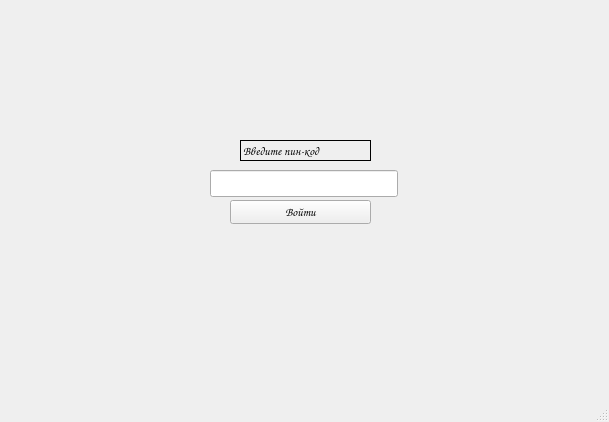
<?xml version="1.0" encoding="UTF-8"?>
<ui version="4.0">
 <class>MainWindow</class>
 <widget class="QMainWindow" name="MainWindow">
  <property name="geometry">
   <rect>
    <x>0</x>
    <y>0</y>
    <width>609</width>
    <height>422</height>
   </rect>
  </property>
  <property name="minimumSize">
   <size>
    <width>400</width>
    <height>300</height>
   </size>
  </property>
  <property name="font">
   <font>
    <family>Comic Sans MS</family>
   </font>
  </property>
  <property name="windowTitle">
   <string>MainWindow</string>
  </property>
  <property name="autoFillBackground">
   <bool>true</bool>
  </property>
  <widget class="QWidget" name="centralwidget">
   <widget class="QPushButton" name="pushButton">
    <property name="geometry">
     <rect>
      <x>230</x>
      <y>200</y>
      <width>141</width>
      <height>24</height>
     </rect>
    </property>
    <property name="text">
     <string>Войти</string>
    </property>
   </widget>
   <widget class="QLabel" name="label">
    <property name="geometry">
     <rect>
      <x>240</x>
      <y>140</y>
      <width>131</width>
      <height>21</height>
     </rect>
    </property>
    <property name="layoutDirection">
     <enum>Qt::LeftToRight</enum>
    </property>
    <property name="autoFillBackground">
     <bool>false</bool>
    </property>
    <property name="frameShape">
     <enum>QFrame::Panel</enum>
    </property>
    <property name="text">
     <string>Введите пин-код</string>
    </property>
   </widget>
   <widget class="QLineEdit" name="Pin">
    <property name="geometry">
     <rect>
      <x>210</x>
      <y>170</y>
      <width>188</width>
      <height>27</height>
     </rect>
    </property>
    <property name="echoMode">
     <enum>QLineEdit::Password</enum>
    </property>
   </widget>
  </widget>
  <widget class="QMenuBar" name="menubar">
   <property name="geometry">
    <rect>
     <x>0</x>
     <y>0</y>
     <width>609</width>
     <height>27</height>
    </rect>
   </property>
  </widget>
  <widget class="QStatusBar" name="statusbar"/>
 </widget>
 <resources/>
 <connections/>
</ui>
